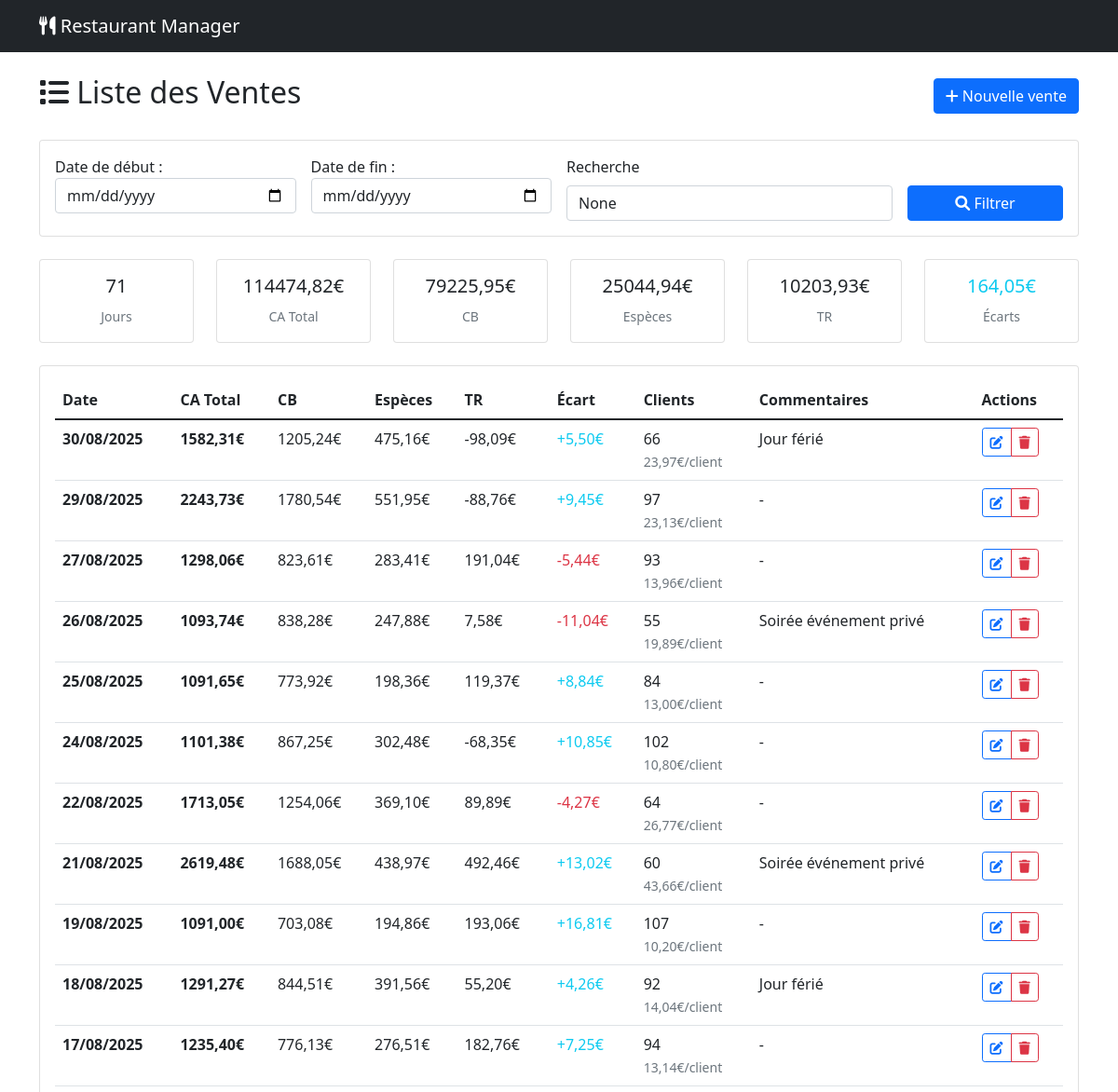
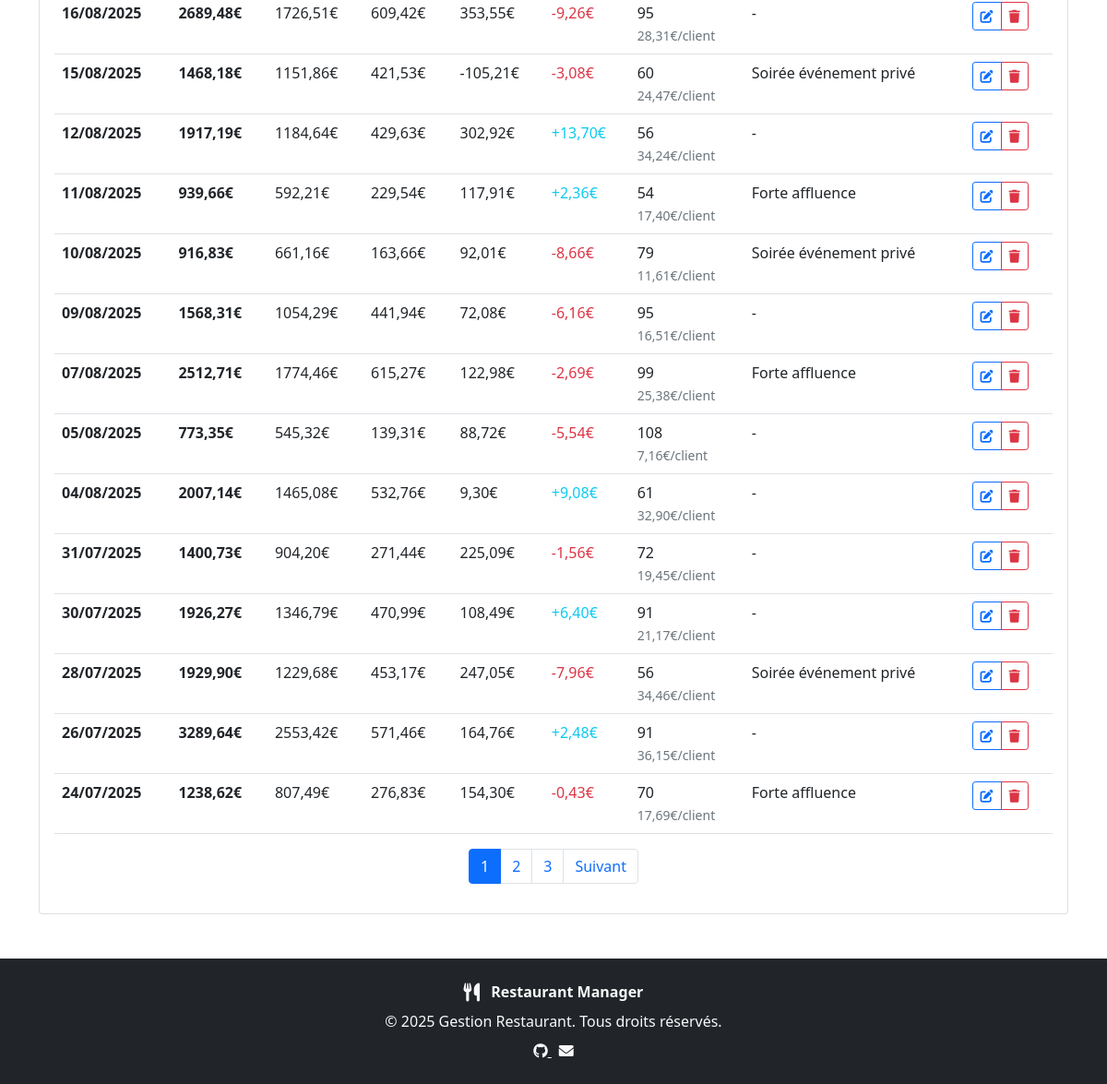
Screenshot of /finances/ventes/ with the database file from the repository (2 pictures, top to bottom).
### finances/models.py (models this page shows, shortened)
class DailySale(models.Model):
    date = models.DateField(verbose_name="Date", unique=True)
    cb_caisse = models.DecimalField(
        max_digits=10, decimal_places=2, null=True, blank=True,
        verbose_name="CB Caisse", help_text="Montant CB selon la caisse"
    )
    cb_tpe = models.DecimalField(
        max_digits=10, decimal_places=2, null=True, blank=True,
        verbose_name="CB TPE", help_text="Montant CB selon le TPE"
    )
    cb_ecart = models.DecimalField(
        max_digits=10, decimal_places=2, default=0,
        verbose_name="Écart CB", help_text="Différence CB TPE - CB Caisse"
    )
    especes_caisse = models.DecimalField(
        max_digits=10, decimal_places=2, null=True, blank=True,
        verbose_name="Espèces Caisse", help_text="Montant espèces selon la caisse"
    )
    especes_reel = models.DecimalField(
        max_digits=10, decimal_places=2, null=True, blank=True,
        verbose_name="Espèces Réel", help_text="Montant espèces compté"
    )
    especes_ecart = models.DecimalField(
        max_digits=10, decimal_places=2, default=0,
        verbose_name="Écart Espèces", help_text="Différence Espèces Réel - Espèces Caisse"
    )
    tr_caisse = models.DecimalField(
        max_digits=10, decimal_places=2, null=True, blank=True,
        verbose_name="TR Caisse", help_text="Tickets restaurant selon la caisse"
    )
    tr_reel = models.DecimalField(
        max_digits=10, decimal_places=2, null=True, blank=True,
        verbose_name="TR Réel", help_text="Tickets restaurant comptés"
    )
    tr_ecart = models.DecimalField(
        max_digits=10, decimal_places=2, default=0,
        verbose_name="Écart TR", help_text="Différence TR Réel - TR Caisse"
    )
    total_journalier = models.DecimalField(
        max_digits=10, decimal_places=2, default=0,
        verbose_name="Total Journalier", help_text="Total des ventes de la journée"
    )
    ecart_total = models.DecimalField(
        max_digits=10, decimal_places=2, default=0,
        verbose_name="Écart Total", help_text="Écart total de la journée"
    )
    nombre_clients = models.PositiveIntegerField(
        null=True, blank=True,
        verbose_name="Nombre de clients"
    )
    ticket_moyen = models.DecimalField(
        max_digits=8, decimal_places=2, null=True, blank=True,
        verbose_name="Ticket moyen"
    )
    commentaires = models.TextField(
        blank=True,
        verbose_name="Commentaires",
        help_text="Notes et commentaires sur cette journée"
    )
    created_at = models.DateTimeField(auto_now_add=True)
    updated_at = models.DateTimeField(auto_now=True)
    imported_from_excel = models.BooleanField(
        default=False,
        verbose_name="Importé depuis Excel"
    )
    class Meta:
        verbose_name = "Vente journalière"
        verbose_name_plural = "Ventes journalières"
        ordering = ['-date']
    @property
    def chiffre_affaires_cb(self):
        return self.cb_tpe or self.cb_caisse or Decimal('0.00')
    @property
    def chiffre_affaires_especes(self):
        return self.especes_reel or self.especes_caisse or Decimal('0.00')
    @property
    def chiffre_affaires_tr(self):
        return self.tr_reel or self.tr_caisse or Decimal('0.00')

### finances/views.py (the view)
# urls.py: path('ventes/', views.sales_list_view, name='sales_list'),
def sales_list_view(request):
    ventes = DailySale.objects.all().order_by('-date')
    filter_form = DateRangeFilterForm(request.GET)
    if filter_form.is_valid():
        date_debut = filter_form.cleaned_data.get('date_debut')
        date_fin = filter_form.cleaned_data.get('date_fin')
        if date_debut:
            ventes = ventes.filter(date__gte=date_debut)
        if date_fin:
            ventes = ventes.filter(date__lte=date_fin)
    search = request.GET.get('search')
    if search:
        ventes = ventes.filter(
            Q(commentaires__icontains=search) |
            Q(date__icontains=search)
        )
    stats = ventes.aggregate(
        total_ca=Sum('total_journalier'),
        total_cb=Sum('cb_tpe'),
        total_especes=Sum('especes_reel'),
        total_tr=Sum('tr_reel'),
        total_ecarts=Sum('ecart_total'),
        nb_jours=Count('id')
    )
    paginator = Paginator(ventes, 25)
    page_number = request.GET.get('page')
    page_obj = paginator.get_page(page_number)
    context = {
        'page_obj': page_obj,
        'filter_form': filter_form,
        'search': search,
        'stats': stats,
    }
    return render(request, 'finances/sales_list.html', context)

### finances/forms.py
class DateRangeFilterForm(forms.Form):
    date_debut = forms.DateField(
        label="Date de début",
        required=False,
        widget=forms.DateInput(attrs={
            'type': 'date',
            'class': 'form-control'
        })
    )
    date_fin = forms.DateField(
        label="Date de fin",
        required=False,
        widget=forms.DateInput(attrs={
            'type': 'date',
            'class': 'form-control'
        })
    )
    def clean(self):
        cleaned_data = super().clean()
        date_debut = cleaned_data.get('date_debut')
        date_fin = cleaned_data.get('date_fin')
        if date_debut and date_fin and date_debut > date_fin:
            raise ValidationError("La date de début ne peut pas être après la date de fin.")
        return cleaned_data

### templates/finances/sales_list.html (shortened to what this page needs)
{% extends 'base.html' %}
{% block content %}
<div class="d-flex justify-content-between align-items-center mb-4">
    <h2><i class="fas fa-list"></i> Liste des Ventes</h2>
    <a href="{% url 'finances:sale_create' %}" class="btn btn-primary">
        <i class="fas fa-plus"></i> Nouvelle vente
    </a>
</div>
<div class="card mb-4">
    <div class="card-body">
        <form method="get" class="row g-3">
            <div class="col-md-3">
                {{ filter_form.date_debut.label_tag }}
                {{ filter_form.date_debut }}
            </div>
            <div class="col-md-3">
                {{ filter_form.date_fin.label_tag }}
                {{ filter_form.date_fin }}
            </div>
            <div class="col-md-4">
                <label for="search" class="form-label">Recherche</label>
                <input type="text" name="search" class="form-control"
                       placeholder="Commentaires, date..." value="{{ search }}">
            </div>
            <div class="col-md-2 d-flex align-items-end">
                <button type="submit" class="btn btn-primary w-100">
                    <i class="fas fa-search"></i> Filtrer
                </button>
            </div>
        </form>
    </div>
</div>
{% if stats.nb_jours > 0 %}
<div class="row mb-4">
    <div class="col-md-2">
        <div class="card text-center">
            <div class="card-body">
                <h5>{{ stats.nb_jours }}</h5>
                <small class="text-muted">Jours</small>
            </div>
        </div>
    </div>
    <div class="col-md-2">
        <div class="card text-center">
            <div class="card-body">
                <h5>{{ stats.total_ca|floatformat:2 }}€</h5>
                <small class="text-muted">CA Total</small>
            </div>
        </div>
    </div>
    <div class="col-md-2">
        <div class="card text-center">
            <div class="card-body">
                <h5>{{ stats.total_cb|floatformat:2 }}€</h5>
                <small class="text-muted">CB</small>
            </div>
        </div>
    </div>
    <div class="col-md-2">
        <div class="card text-center">
            <div class="card-body">
                <h5>{{ stats.total_especes|floatformat:2 }}€</h5>
                <small class="text-muted">Espèces</small>
            </div>
        </div>
    </div>
    <div class="col-md-2">
        <div class="card text-center">
            <div class="card-body">
                <h5>{{ stats.total_tr|floatformat:2 }}€</h5>
                <small class="text-muted">TR</small>
            </div>
        </div>
    </div>
    <div class="col-md-2">
        <div class="card text-center">
            <div class="card-body">
                <h5 class="{% if stats.total_ecarts == 0 %}text-success{% elif stats.total_ecarts > 0 %}text-info{% else %}text-danger{% endif %}">
                    {{ stats.total_ecarts|floatformat:2 }}€
                </h5>
                <small class="text-muted">Écarts</small>
            </div>
        </div>
    </div>
</div>
{% endif %}
<div class="card">
    <div class="card-body">
        {% if page_obj %}
            <div class="table-responsive">
                <table class="table table-hover">
                    <thead>
                        <tr>
                            <th>Date</th>
                            <th>CA Total</th>
                            <th>CB</th>
                            <th>Espèces</th>
                            <th>TR</th>
                            <th>Écart</th>
                            <th>Clients</th>
                            <th>Commentaires</th>
                            <th>Actions</th>
                        </tr>
                    </thead>
                    <tbody>
                        {% for vente in page_obj %}
                        <tr>
                            <td>
                                <strong>{{ vente.date|date:"d/m/Y" }}</strong>
                            </td>
                            <td><strong>{{ vente.total_journalier|floatformat:2 }}€</strong></td>
                            <td>{{ vente.chiffre_affaires_cb|floatformat:2 }}€</td>
                            <td>{{ vente.chiffre_affaires_especes|floatformat:2 }}€</td>
                            <td>{{ vente.chiffre_affaires_tr|floatformat:2 }}€</td>
                            <td>
                                {% if vente.ecart_total == 0 %}
                                    <span class="text-success">0€</span>
                                {% elif vente.ecart_total > 0 %}
                                    <span class="text-info">+{{ vente.ecart_total|floatformat:2 }}€</span>
                                {% else %}
                                    <span class="text-danger">{{ vente.ecart_total|floatformat:2 }}€</span>
                                {% endif %}
                            </td>
                            <td>
                                {% if vente.nombre_clients %}
                                    {{ vente.nombre_clients }}
                                    {% if vente.ticket_moyen %}
                                        <br><small class="text-muted">{{ vente.ticket_moyen|floatformat:2 }}€/client</small>
                                    {% endif %}
                                {% else %}
                                    -
                                {% endif %}
                            </td>
                            <td>
                                {% if vente.commentaires %}
                                    {{ vente.commentaires|truncatechars:50 }}
                                {% else %}
                                    -
                                {% endif %}
                            </td>
                            <td>
                                <div class="btn-group btn-group-sm">
                                    <a href="{% url 'finances:sale_update' vente.pk %}" class="btn btn-outline-primary">
                                        <i class="fas fa-edit"></i>
                                    </a>
                                    <a href="{% url 'finances:sale_delete' vente.pk %}" class="btn btn-outline-danger">
                                        <i class="fas fa-trash"></i>
                                    </a>
                                </div>
                            </td>
                        </tr>
                        {% endfor %}
                    </tbody>
                </table>
            </div>
            {% if page_obj.has_other_pages %}
            <nav aria-label="Pagination">
                <ul class="pagination justify-content-center">
                    {% for num in page_obj.paginator.page_range %}
                        {% if page_obj.number == num %}
                            <li class="page-item active">
                                <span class="page-link">{{ num }}</span>
                            </li>
                        {% elif num > page_obj.number|add:'-3' and num < page_obj.number|add:'3' %}
                            <li class="page-item">
                                <a class="page-link" href="?page={{ num }}">
                                    {{ num }}
                                </a>
                            </li>
                        {% endif %}
                    {% endfor %}
                    {% if page_obj.has_next %}
                        <li class="page-item">
                            <a class="page-link" href="?page={{ page_obj.next_page_number }}">
                                Suivant
                            </a>
                        </li>
                    {% endif %}
                </ul>
            </nav>
            {% endif %}
        {% endif %}
    </div>
</div>
{% endblock %}

### templates/base.html (shortened to what this page needs)
<!DOCTYPE html>
<html lang="fr">
  <head>
    <link
      href="https://cdn.jsdelivr.net/npm/bootstrap@5.1.3/dist/css/bootstrap.min.css"
      rel="stylesheet"
    />
    <link
      href="https://cdnjs.cloudflare.com/ajax/libs/font-awesome/6.0.0/css/all.min.css"
      rel="stylesheet"
    />
  </head>
  <body>
    <nav class="navbar navbar-expand-lg navbar-dark bg-dark">
      <div class="container">
        <a class="navbar-brand" href="{% url 'dashboard:dashboard' %}">
          <i class="fas fa-utensils"></i> Restaurant Manager
        </a>
      </div>
    </nav>
    <div class="container mt-4">{% block content %} {% endblock %}</div>
    <footer class="bg-dark text-light mt-5 py-4">
      <div class="container text-center">
        <div class="mb-2">
          <i class="fas fa-utensils fa-lg me-2"></i>
          <span class="fw-bold">Restaurant Manager</span>
        </div>
        <div class="mb-2">
          &copy; {{ now|default:2025 }} Gestion Restaurant. Tous droits réservés.
        </div>
        <div>
          <a href="https://github.com/andrewarnaud1/mymanager" class="text-light me-2" target="_blank" rel="noopener">
            <i class="fab fa-github"></i>
          </a>
          <a href="mailto:contact@restaurant.com" class="text-light">
            <i class="fas fa-envelope"></i>
          </a>
        </div>
      </div>
    </footer>
  </body>
</html>

### rows the page displays
DailySale: date "30/08/2025", total_journalier "1582,31", chiffre_affaires_cb "1205,24", chiffre_affaires_especes "475,16", chiffre_affaires_tr "-98,09", ecart_total "5,50", nombre_clients "66", ticket_moyen "23,97", commentaires "Jour férié"
DailySale: date "29/08/2025", total_journalier "2243,73", chiffre_affaires_cb "1780,54", chiffre_affaires_especes "551,95", chiffre_affaires_tr "-88,76", ecart_total "9,45", nombre_clients "97", ticket_moyen "23,13"
DailySale: date "27/08/2025", total_journalier "1298,06", chiffre_affaires_cb "823,61", chiffre_affaires_especes "283,41", chiffre_affaires_tr "191,04", ecart_total "-5,44", nombre_clients "93", ticket_moyen "13,96"
DailySale: date "26/08/2025", total_journalier "1093,74", chiffre_affaires_cb "838,28", chiffre_affaires_especes "247,88", chiffre_affaires_tr "7,58", ecart_total "-11,04", nombre_clients "55", ticket_moyen "19,89", commentaires "Soirée événement privé"
DailySale: date "25/08/2025", total_journalier "1091,65", chiffre_affaires_cb "773,92", chiffre_affaires_especes "198,36", chiffre_affaires_tr "119,37", ecart_total "8,84", nombre_clients "84", ticket_moyen "13,00"
DailySale: date "24/08/2025", total_journalier "1101,38", chiffre_affaires_cb "867,25", chiffre_affaires_especes "302,48", chiffre_affaires_tr "-68,35", ecart_total "10,85", nombre_clients "102", ticket_moyen "10,80"
DailySale: date "22/08/2025", total_journalier "1713,05", chiffre_affaires_cb "1254,06", chiffre_affaires_especes "369,10", chiffre_affaires_tr "89,89", ecart_total "-4,27", nombre_clients "64", ticket_moyen "26,77"
DailySale: date "21/08/2025", total_journalier "2619,48", chiffre_affaires_cb "1688,05", chiffre_affaires_especes "438,97", chiffre_affaires_tr "492,46", ecart_total "13,02", nombre_clients "60", ticket_moyen "43,66", commentaires "Soirée événement privé"
DailySale: date "19/08/2025", total_journalier "1091,00", chiffre_affaires_cb "703,08", chiffre_affaires_especes "194,86", chiffre_affaires_tr "193,06", ecart_total "16,81", nombre_clients "107", ticket_moyen "10,20"
DailySale: date "18/08/2025", total_journalier "1291,27", chiffre_affaires_cb "844,51", chiffre_affaires_especes "391,56", chiffre_affaires_tr "55,20", ecart_total "4,26", nombre_clients "92", ticket_moyen "14,04", commentaires "Jour férié"
DailySale: date "17/08/2025", total_journalier "1235,40", chiffre_affaires_cb "776,13", chiffre_affaires_especes "276,51", chiffre_affaires_tr "182,76", ecart_total "7,25", nombre_clients "94", ticket_moyen "13,14"
DailySale: date "16/08/2025", total_journalier "2689,48", chiffre_affaires_cb "1726,51", chiffre_affaires_especes "609,42", chiffre_affaires_tr "353,55", ecart_total "-9,26", nombre_clients "95", ticket_moyen "28,31"
DailySale: date "15/08/2025", total_journalier "1468,18", chiffre_affaires_cb "1151,86", chiffre_affaires_especes "421,53", chiffre_affaires_tr "-105,21", ecart_total "-3,08", nombre_clients "60", ticket_moyen "24,47", commentaires "Soirée événement privé"
DailySale: date "12/08/2025", total_journalier "1917,19", chiffre_affaires_cb "1184,64", chiffre_affaires_especes "429,63", chiffre_affaires_tr "302,92", ecart_total "13,70", nombre_clients "56", ticket_moyen "34,24"
DailySale: date "11/08/2025", total_journalier "939,66", chiffre_affaires_cb "592,21", chiffre_affaires_especes "229,54", chiffre_affaires_tr "117,91", ecart_total "2,36", nombre_clients "54", ticket_moyen "17,40", commentaires "Forte affluence"
DailySale: date "10/08/2025", total_journalier "916,83", chiffre_affaires_cb "661,16", chiffre_affaires_especes "163,66", chiffre_affaires_tr "92,01", ecart_total "-8,66", nombre_clients "79", ticket_moyen "11,61", commentaires "Soirée événement privé"
DailySale: date "09/08/2025", total_journalier "1568,31", chiffre_affaires_cb "1054,29", chiffre_affaires_especes "441,94", chiffre_affaires_tr "72,08", ecart_total "-6,16", nombre_clients "95", ticket_moyen "16,51"
DailySale: date "07/08/2025", total_journalier "2512,71", chiffre_affaires_cb "1774,46", chiffre_affaires_especes "615,27", chiffre_affaires_tr "122,98", ecart_total "-2,69", nombre_clients "99", ticket_moyen "25,38", commentaires "Forte affluence"
DailySale: date "05/08/2025", total_journalier "773,35", chiffre_affaires_cb "545,32", chiffre_affaires_especes "139,31", chiffre_affaires_tr "88,72", ecart_total "-5,54", nombre_clients "108", ticket_moyen "7,16"
DailySale: date "04/08/2025", total_journalier "2007,14", chiffre_affaires_cb "1465,08", chiffre_affaires_especes "532,76", chiffre_affaires_tr "9,30", ecart_total "9,08", nombre_clients "61", ticket_moyen "32,90"
DailySale: date "31/07/2025", total_journalier "1400,73", chiffre_affaires_cb "904,20", chiffre_affaires_especes "271,44", chiffre_affaires_tr "225,09", ecart_total "-1,56", nombre_clients "72", ticket_moyen "19,45"
DailySale: date "30/07/2025", total_journalier "1926,27", chiffre_affaires_cb "1346,79", chiffre_affaires_especes "470,99", chiffre_affaires_tr "108,49", ecart_total "6,40", nombre_clients "91", ticket_moyen "21,17"
DailySale: date "28/07/2025", total_journalier "1929,90", chiffre_affaires_cb "1229,68", chiffre_affaires_especes "453,17", chiffre_affaires_tr "247,05", ecart_total "-7,96", nombre_clients "56", ticket_moyen "34,46", commentaires "Soirée événement privé"
DailySale: date "26/07/2025", total_journalier "3289,64", chiffre_affaires_cb "2553,42", chiffre_affaires_especes "571,46", chiffre_affaires_tr "164,76", ecart_total "2,48", nombre_clients "91", ticket_moyen "36,15"
DailySale: date "24/07/2025", total_journalier "1238,62", chiffre_affaires_cb "807,49", chiffre_affaires_especes "276,83", chiffre_affaires_tr "154,30", ecart_total "-0,43", nombre_clients "70", ticket_moyen "17,69", commentaires "Forte affluence"

### other values shown
{{ filter_form.date_debut.label_tag }} "Date de début :"
{{ filter_form.date_fin.label_tag }} "Date de fin :"
{{ stats.nb_jours }} "71"
{{ stats.total_ca|floatformat:2 }} "114474,82"
{{ stats.total_cb|floatformat:2 }} "79225,95"
{{ stats.total_especes|floatformat:2 }} "25044,94"
{{ stats.total_tr|floatformat:2 }} "10203,93"
{{ stats.total_ecarts|floatformat:2 }} "164,05"
{{ num }} "1"
{{ num }} "2" "3"
{{ now|default:2025 }} "2025"
